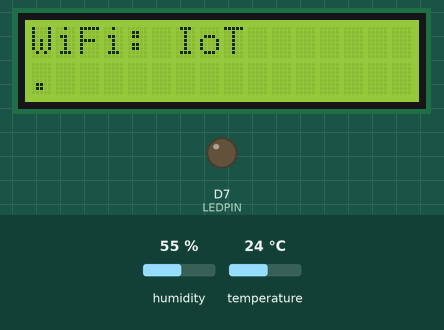
Recording of a sketch running on a simulated ESP8266 (Wemos D1 mini). Shown: 16×2 character LCD, output pins drawn as LEDs (lit = HIGH). Inputs (shaded band) come from the test bench; at power-on: humidity 55 %, temperature 24 °C. WiFi joins after 1.5 s; servers stay silent unless stated; uploads are accepted with an empty reply; what the sketch prints to the serial monitor is not drawn.

Above: at 1.2 s.
At 2.2 s:
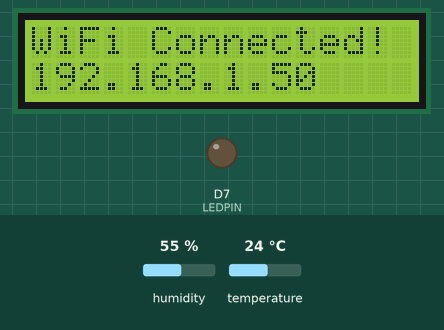

The sketch:

esp8266_iot_firmware.ino
```cpp
/*
 =====================================================================================
  IoT Project: Smart Environment Monitoring, LCD Display & LED Automation
  Developers: rushikesh&dnyaneshwar
  Institution: Dept. of Electrical Engineering, Gov. Engg. College
  Platform: ESP8266 (NodeMCU / WeMos D1 Mini)
 =====================================================================================

  HARDWARE CONNECTIONS:
  -------------------------------------------------------------
  Component          ESP8266 Pin      GPIO Pin      Notes
  -------------------------------------------------------------
  DHT11 Data Pin     D5               GPIO 14       10k Pull-up resistor to 3.3V
  DHT11 VCC          3V3              --            Use 3.3V or 5V (depending on module)
  DHT11 GND          GND              --            Common Ground
  -------------------------------------------------------------
  LED Anode (+)      D7               GPIO 13       Through 220-330 Ohm resistor
  LED Cathode (-)    GND              --            Common Ground
  -------------------------------------------------------------
  LCD 16x2 I2C SCL   D1               GPIO 5        I2C Clock
  LCD 16x2 I2C SDA   D2               GPIO 4        I2C Data
  LCD I2C VCC        VIN / 5V         --            LCDs typically operate on 5V
  LCD I2C GND        GND              --            Common Ground
  -------------------------------------------------------------

  REQUIRED ARDUINO LIBRARIES (Install via Arduino IDE Library Manager):
  1. "DHT sensor library" by Adafruit
  2. "Adafruit Unified Sensor" by Adafruit
  3. "LiquidCrystal_I2C" by Frank de Brabander or Marco Schwartz
  4. "ArduinoJson" by Benoit Blanchon (Version 6 or 7 supported)
  5. ESP8266 Board Package (URL in Arduino Preferences):
     http://arduino.esp8266.com/stable/package_esp8266com_index.json
 =====================================================================================
*/

#include <ESP8266WiFi.h>
#include <ESP8266HTTPClient.h>
#include <WiFiClient.h>
#include <WiFiClientSecureBearSSL.h>
#include <Wire.h>
#include <LiquidCrystal_I2C.h>
#include <DHT.h>
#include <ArduinoJson.h>

// ================= WIFI CONFIGURATION =================
const char* ssid     = "IoT";
const char* password = "12345678";

// ================= BACKEND SERVER CONFIGURATION =================
// Deployed Live Render Application URL:
const char* serverBaseUrl = "https://rushikeshghatul-iot.onrender.com";

// ================= PIN DEFINITIONS =================
#define DHTPIN  14    // D5 is GPIO 14
#define DHTTYPE DHT11 // DHT 11
#define LEDPIN  13    // D7 is GPIO 13

// ================= PERIPHERAL INSTANCES =================
DHT dht(DHTPIN, DHTTYPE);

// Typical I2C address is 0x27. If your screen doesn't show text, change to 0x3F.
LiquidCrystal_I2C lcd(0x27, 16, 2);

// ================= TIMING & CACHE =================
unsigned long lastSensorSendTime = 0;
const unsigned long SENSOR_INTERVAL = 10000; // Send DHT11 data every 10 seconds (10000ms)

String lastLcdLine1 = "";
String lastLcdLine2 = "";
int lastLedState = -1;

void setup() {
  Serial.begin(115200);
  delay(500);
  Serial.println("\n\n=========================================");
  Serial.println("  rushikesh ghatul IoT System Starting... ");
  Serial.println("=========================================");

  // Initialize LED Pin
  pinMode(LEDPIN, OUTPUT);
  digitalWrite(LEDPIN, LOW);

  // Initialize DHT Sensor
  dht.begin();

  // Initialize I2C LCD on D2 (SDA / GPIO 4) and D1 (SCL / GPIO 5)
  Wire.begin(4, 5);
  lcd.init();
  lcd.backlight();
  lcd.clear();
  lcd.setCursor(0, 0);
  lcd.print("rushikesh ghatul");
  lcd.setCursor(0, 1);
  lcd.print("Connecting WiFi");

  // Connect to WiFi
  connectToWiFi();
}

void loop() {
  // Ensure WiFi remains connected
  if (WiFi.status() != WL_CONNECTED) {
    connectToWiFi();
  }

  unsigned long currentMillis = millis();

  // Every 10 seconds: Read DHT11 and send data to Server
  if (currentMillis - lastSensorSendTime >= SENSOR_INTERVAL) {
    lastSensorSendTime = currentMillis;
    sendSensorData();
    fetchDeviceStatus();
  }

  delay(200);
}

// -------------------------------------------------------------
// WiFi Connection Helper
// -------------------------------------------------------------
void connectToWiFi() {
  Serial.printf("Connecting to SSID: %s\n", ssid);
  WiFi.mode(WIFI_STA);
  WiFi.begin(ssid, password);

  lcd.clear();
  lcd.setCursor(0, 0);
  lcd.print("WiFi: ");
  lcd.print(ssid);

  int attempts = 0;
  while (WiFi.status() != WL_CONNECTED && attempts < 30) {
    delay(500);
    Serial.print(".");
    lcd.setCursor(attempts % 16, 1);
    lcd.print(".");
    attempts++;
  }

  if (WiFi.status() == WL_CONNECTED) {
    Serial.println("\nWiFi Connected Successfully!");
    Serial.print("ESP8266 IP Address: ");
    Serial.println(WiFi.localIP());

    lcd.clear();
    lcd.setCursor(0, 0);
    lcd.print("WiFi Connected!");
    lcd.setCursor(0, 1);
    lcd.print(WiFi.localIP().toString());
    delay(2000);
  } else {
    Serial.println("\nWiFi Connection Failed! Retrying in loop...");
    lcd.clear();
    lcd.setCursor(0, 0);
    lcd.print("WiFi Conn Failed");
    lcd.setCursor(0, 1);
    lcd.print("Check SSID/Pass");
  }
}

// -------------------------------------------------------------
// Send DHT11 Sensor Data to Backend
// -------------------------------------------------------------
void sendSensorData() {
  float humidity = dht.readHumidity();
  float temperature = dht.readTemperature(); // Celsius

  // Validate DHT reading
  if (isnan(humidity) || isnan(temperature)) {
    Serial.println("❌ Failed to read from DHT11 sensor! Check D5 wiring.");
    return;
  }

  Serial.println("\n--- DHT11 Sensor Reading ---");
  Serial.printf("Temperature: %.1f °C | Humidity: %.1f %%\n", temperature, humidity);

  String url = String(serverBaseUrl) + "/api/sensor-data";
  HTTPClient http;
  http.setTimeout(12000); // 12s timeout for cloud requests

  bool beginSuccess = false;
  std::unique_ptr<BearSSL::WiFiClientSecure> secureClient;
  WiFiClient plainClient;

  if (url.startsWith("https://")) {
    secureClient.reset(new BearSSL::WiFiClientSecure);
    secureClient->setInsecure(); // Disable certificate checks for Render Cloud
    beginSuccess = http.begin(*secureClient, url);
  } else {
    beginSuccess = http.begin(plainClient, url);
  }

  if (beginSuccess) {
    http.addHeader("Content-Type", "application/json");

    // Construct JSON Payload
    StaticJsonDocument<128> doc;
    doc["temperature"] = temperature;
    doc["humidity"] = humidity;

    String jsonPayload;
    serializeJson(doc, jsonPayload);

    int httpResponseCode = http.POST(jsonPayload);
    if (httpResponseCode > 0) {
      Serial.printf("✅ Sensor data posted to Render! HTTP Response: %d\n", httpResponseCode);
    } else {
      Serial.printf("❌ Error sending sensor data. Code: %d, Error: %s\n", httpResponseCode, http.errorToString(httpResponseCode).c_str());
    }
    http.end();
  } else {
    Serial.println("❌ Unable to connect to server URL for sensor POST");
  }
}

// -------------------------------------------------------------
// Fetch Device Status (LCD Text & LED Automation)
// -------------------------------------------------------------
void fetchDeviceStatus() {
  String url = String(serverBaseUrl) + "/api/device/status";
  HTTPClient http;
  http.setTimeout(12000); // 12s timeout for cloud requests

  bool beginSuccess = false;
  std::unique_ptr<BearSSL::WiFiClientSecure> secureClient;
  WiFiClient plainClient;

  if (url.startsWith("https://")) {
    secureClient.reset(new BearSSL::WiFiClientSecure);
    secureClient->setInsecure(); // Disable certificate checks for Render Cloud
    beginSuccess = http.begin(*secureClient, url);
  } else {
    beginSuccess = http.begin(plainClient, url);
  }

  if (beginSuccess) {
    int httpResponseCode = http.GET();
    if (httpResponseCode == HTTP_CODE_OK) {
      String response = http.getString();
      Serial.println("📥 Device Status received: " + response);

      StaticJsonDocument<256> doc;
      DeserializationError error = deserializeJson(doc, response);

      if (!error) {
        // 1. Process LED Status
        int ledState = doc["led"] | 0;
        if (ledState != lastLedState) {
          lastLedState = ledState;
          digitalWrite(LEDPIN, ledState == 1 ? HIGH : LOW);
          Serial.printf("💡 LED (D7) updated to: %s\n", ledState == 1 ? "ON (HIGH)" : "OFF (LOW)");
        }

        // 2. Process LCD Lines
        const char* l1 = doc["lcd_line1"] | "";
        const char* l2 = doc["lcd_line2"] | "";
        String line1 = String(l1);
        String line2 = String(l2);

        if (line1 != lastLcdLine1 || line2 != lastLcdLine2) {
          lastLcdLine1 = line1;
          lastLcdLine2 = line2;

          lcd.clear();
          lcd.setCursor(0, 0);
          lcd.print(line1.substring(0, 16));
          lcd.setCursor(0, 1);
          lcd.print(line2.substring(0, 16));
          Serial.println("📟 LCD Display updated!");
          Serial.println("   Row 1: [" + line1 + "]");
          Serial.println("   Row 2: [" + line2 + "]");
        }
      } else {
        Serial.print("❌ JSON Parse failed: ");
        Serial.println(error.c_str());
      }
    } else {
      Serial.printf("❌ Error fetching status. HTTP Code: %d\n", httpResponseCode);
    }
    http.end();
  }
}
```
